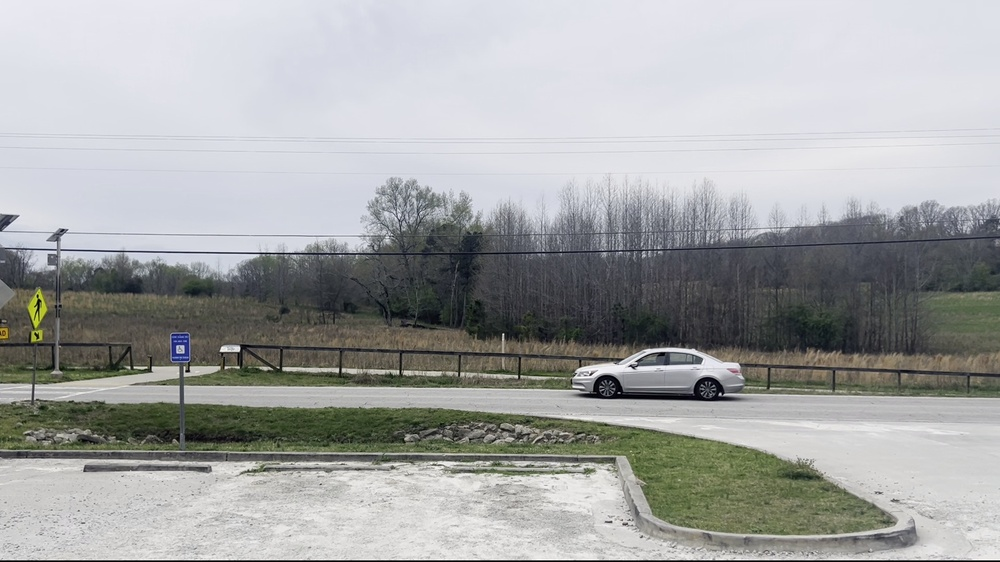
#> input picture Assignment_2/frames/frame_0000.jpg, 1000 x 562 px, shrunk from 1920 x 1080 before the run
$ python canny_test.py
#> lines starting #> are read from the running program, lines starting #| are printed output that depends on the picture; after the words box and inside, x2 and y2 are one past the last pixel; in counts of white or black regions, pixels touching at a corner belong together
import cv2
import numpy as np

# Load the image frame
frame = cv2.imread('frames/frame_0000.jpg')  # Replace 'frame_0000.jpg' with the path to your extracted frame
#> frame is the input picture: shape (562, 1000, 3); mean B, G, R 164.6, 164.7, 163.1

# Select a region of interest (ROI) in the image
# For demonstration, let's define a rectangular ROI manually
roi_x, roi_y, roi_width, roi_height = 100, 100, 200, 200  # Example ROI coordinates and dimensions
roi = frame[roi_y:roi_y+roi_height, roi_x:roi_x+roi_width]
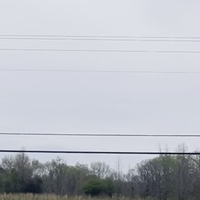
#> roi: shape (200, 200, 3); mean B, G, R 196.6, 189, 185.6

# Apply Canny edge detection to the ROI manually
edges_manual = cv2.Canny(cv2.cvtColor(roi, cv2.COLOR_BGR2GRAY), threshold1=50, threshold2=150)  # Adjust thresholds as needed
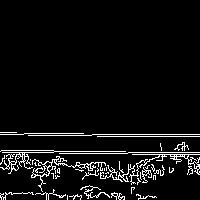
#> edges_manual: shape (200, 200); 5.8% white in thin lines or dots, all inside (x1, y1, x2, y2) = (0, 132, 200, 200)

# Display the original image and the manually detected edges
cv2.imshow('Original Image', frame)
cv2.imshow('Manually Detected Edges', edges_manual)
cv2.waitKey(0)
cv2.destroyAllWindows()
